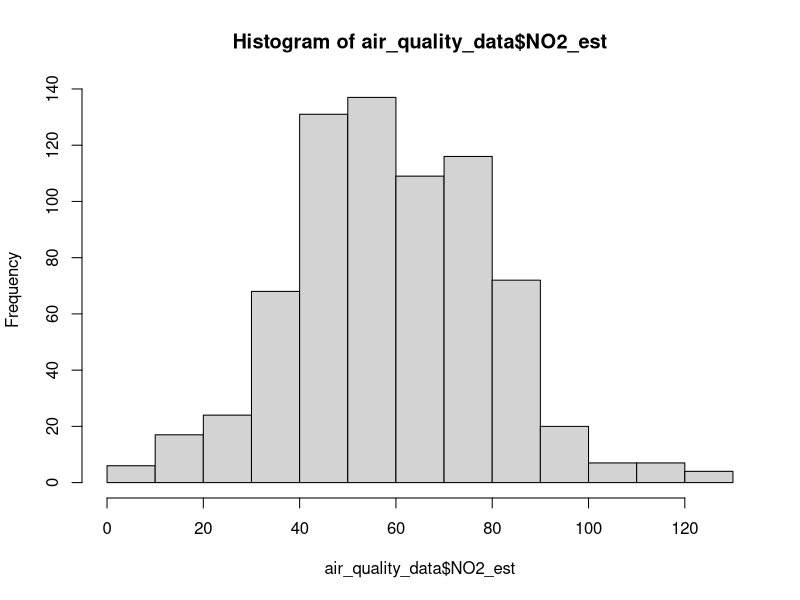
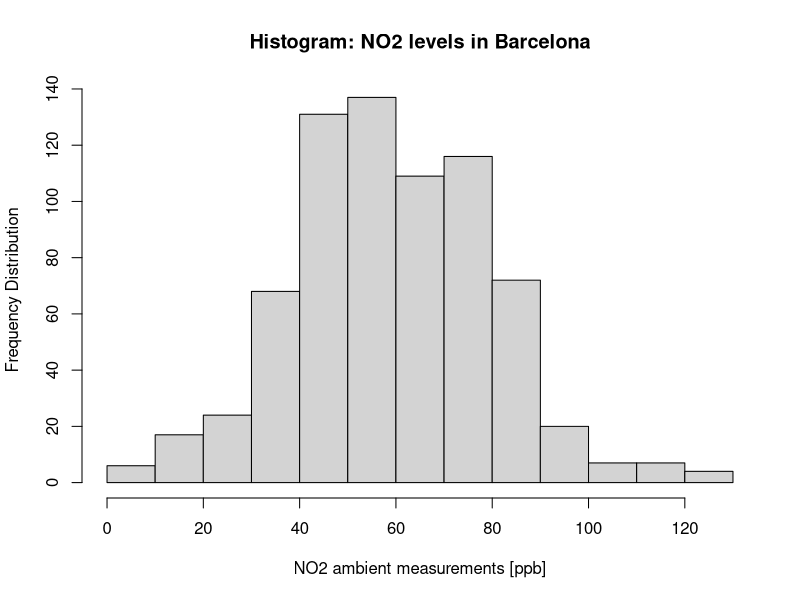
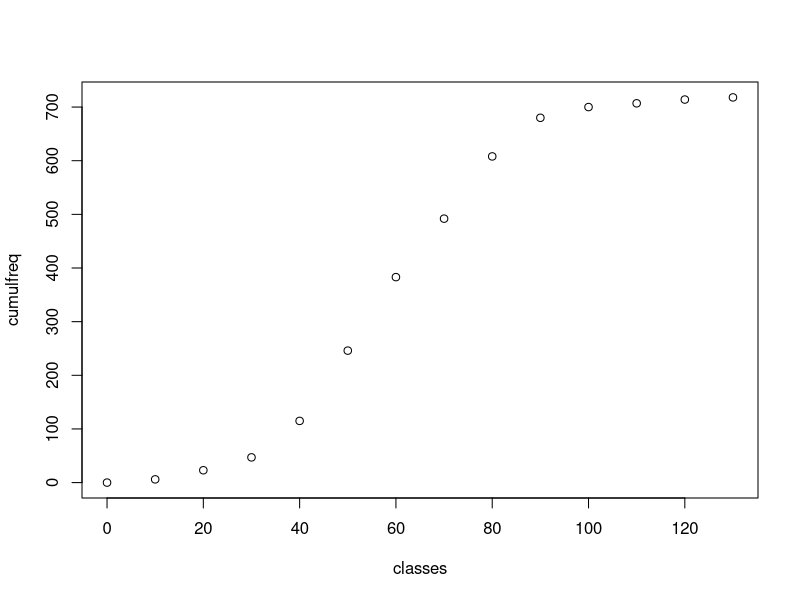
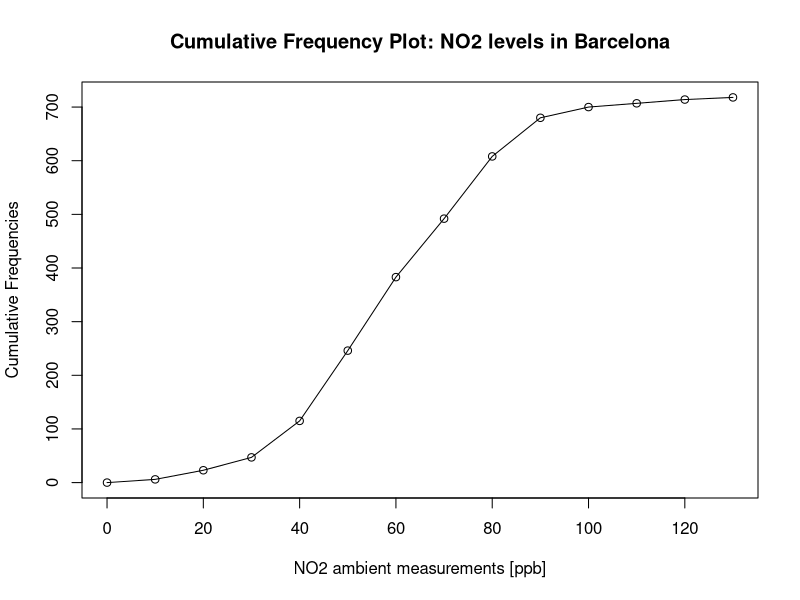
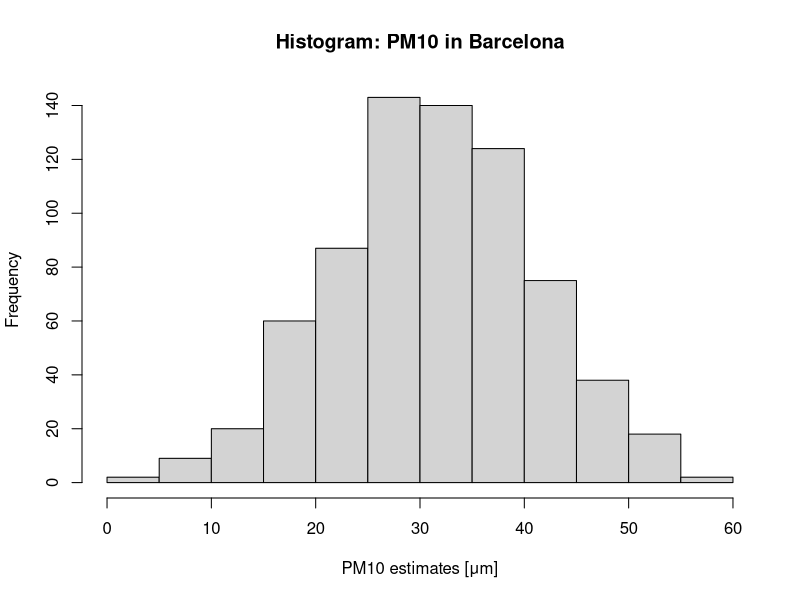

Write the R code that produced these figures, in order.

# setting my working directory
setwd("/Users/anwarmusah/Desktop/GEOG0186/Week 3")

# read.csv() for importing comma separated file (csv)
air_quality_data <- read.csv(file = "Barcelona_Air_Pollution_data.csv")

# See the data viewer
View(air_quality_data)
head(air_quality_data)

# NO2_est
air_quality_data$NO2_est
min(air_quality_data$NO2_est)
# minimum NO2: 2

max(air_quality_data$NO2_est)

# 1-10
# 11-20
# 21-30
# 31-40
# 41-50
# 51-60
# 61-70
# 71-80
# 81-90
# 91-100
# 101-110
# 111-120
# 121-130

classes <- seq(0, 130, 10)
air_quality_data$Groups <- cut(air_quality_data$NO2_est, breaks = classes)

table(air_quality_data$Groups)

# Generating Frequency Tables
frequency_table <- data.frame(table(air_quality_data$Groups))

# renaming columns
colnames(frequency_table)[1] <- "Groups"
colnames(frequency_table)[2] <- "Frequency"

# Calculation of relative frequency (proportion)
frequency_table$relativeFreq <- frequency_table$Frequency/718

# Calculation of cumulative frequency and cumulative relative frequency (proportion)
frequency_table$cumulativeFreq <- cumsum(frequency_table$Frequency)
frequency_table$cumulativeRelFreq <- cumsum(frequency_table$relativeFreq)

# Plotting in R
# how to generate a histogram
hist(air_quality_data$NO2_est, breaks = classes)

# apply so cosmetic features to the histogram plot
hist(air_quality_data$NO2_est, breaks = classes, 
	main = "Histogram: NO2 levels in Barcelona", 
	xlab = "NO2 ambient measurements [ppb]", 
	ylab = "Frequency Distribution")

# Cumulative Frequency Curve/Plot
cumulfreq <- c(0, cumsum(frequency_table$Frequency))
cumulfreq
plot(classes, cumulfreq)

# Apply the cosmetic features to graph
plot(classes, cumulfreq, main = "Cumulative Frequency Plot: NO2 levels in Barcelona",
	xlab = "NO2 ambient measurements [ppb]", ylab = "Cumulative Frequencies")
lines(classes, cumulfreq)


# PM10
min(air_quality_data$PM10_est)
max(air_quality_data$PM10_est)

# create classes
classes_PM10 <- seq(0, 60, 5)
air_quality_data$Groups_PM10 <- cut(air_quality_data$PM10_est, breaks = classes_PM10)
table(air_quality_data$Groups_PM10)

# Generating Frequency Tables
frequency_table_PM10 <- data.frame(table(air_quality_data$Groups_PM10))

# renaming columns
colnames(frequency_table_PM10)[1] <- "Groups"
colnames(frequency_table_PM10)[2] <- "Frequency"

# Calculation of relative frequency (proportion)
frequency_table_PM10$relativeFreq <- frequency_table_PM10$Frequency/718

# Calculation of cumulative frequency and cumulative relative frequency (proportion)
frequency_table_PM10$cumulativeFreq <- cumsum(frequency_table_PM10$Frequency)
frequency_table_PM10$cumulativeRelFreq <- cumsum(frequency_table_PM10$relativeFreq)

# histogram plot
hist(air_quality_data$PM10_est, 
	breaks = classes_PM10, main = "Histogram: PM10 in Barcelona", 
	xlab = "PM10 estimates [μm]")